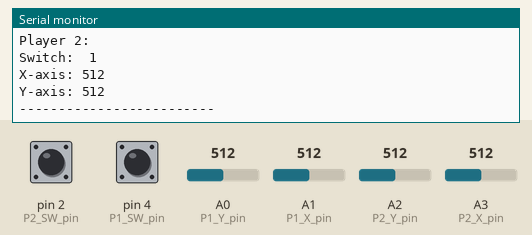
A sketch run on a simulated Arduino Uno, built with avr-gcc and run on an emulated ATmega328P. On the bench: the last lines printed to the serial monitor. The test bench sets the inputs (shaded band); at power-on: A0 (P1_Y_pin) = 512, A1 (P1_X_pin) = 512, A2 (P2_Y_pin) = 512, A3 (P2_X_pin) = 512, pin 2 (P2_SW_pin) HIGH, pin 4 (P1_SW_pin) HIGH.

Above: at 1.3 s.
1.4 s: A0 (P1_Y_pin) set to 716
2.9 s: A1 (P1_X_pin) set to 716
4.4 s: A2 (P2_Y_pin) set to 306
At 4.89 s:
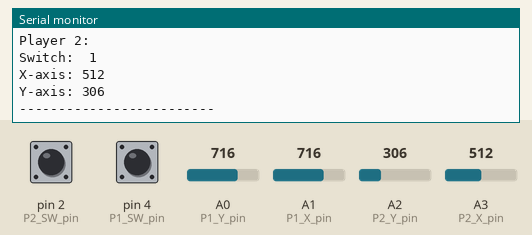
5.9 s: A3 (P2_X_pin) set to 306
At 6.57 s:
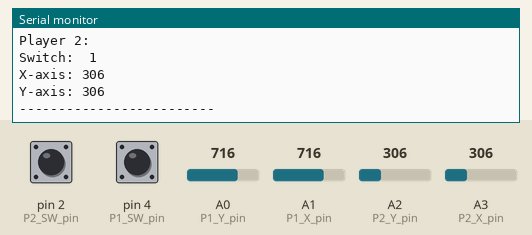
7.4 s: pin 2 (P2_SW_pin) pulled LOW for 0.7 s
9.6 s: A0 (P1_Y_pin) set to 992
Timing chart, 0 to 12.1 s (numbered marks = the images above; inputs shaded):
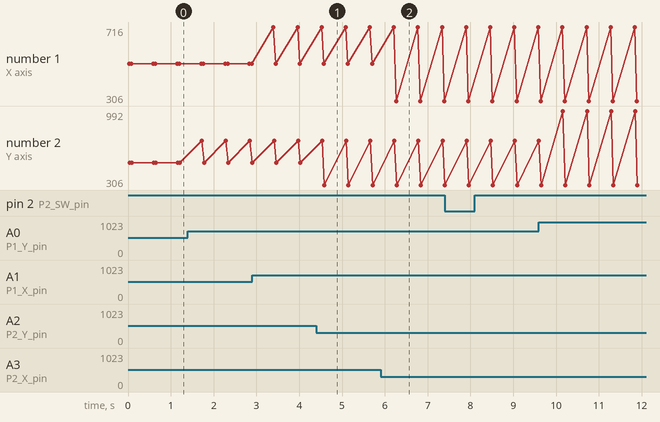

Measured:
- after the input at 4.4 s, the serial monitor: prints a new line after 0.19 s (image 1)
- after the input at 5.9 s, the serial monitor: prints a new line after 0.36 s (image 2)
- plotted number 2: 512 → 716 after the input at 1.4 s, 512 → 306 after the input at 4.4 s

The sketch:

twojoysticks.ino
```cpp
//www.elegoo.com
//2016.06.13

// Arduino pin numbers
const int P1_SW_pin = 4; // digital pin connected to switch output
const int P1_X_pin = A1; // analog pin connected to X output
const int P1_Y_pin = A0; // analog pin connected to Y output

const int P2_SW_pin = 2; // digital pin connected to switch output
const int P2_X_pin = A3; // analog pin connected to X output
const int P2_Y_pin = A2; // analog pin connected to Y output

void setup() {
  pinMode(P1_SW_pin, INPUT);
  digitalWrite(P1_SW_pin, HIGH);
  pinMode(P2_SW_pin, INPUT);
  digitalWrite(P2_SW_pin, HIGH);
  Serial.begin(9600);
}

void loop() {
  Serial.print("Player 1:  ");
  Serial.print("\n");
  Serial.print("Switch:  ");
  Serial.print(digitalRead(P1_SW_pin));
  Serial.print("\n");
  Serial.print("X-axis: ");
  Serial.print(analogRead(P1_X_pin));
  Serial.print("\n");
  Serial.print("Y-axis: ");
  Serial.println(analogRead(P1_Y_pin));
  Serial.print("\n");
  Serial.print("\n");
  Serial.print("Player 2:  ");
  Serial.print("\n");
  Serial.print("Switch:  ");
  Serial.print(digitalRead(P2_SW_pin));
  Serial.print("\n");
  Serial.print("X-axis: ");
  Serial.print(analogRead(P2_X_pin));
  Serial.print("\n");
  Serial.print("Y-axis: ");
  Serial.println(analogRead(P2_Y_pin));
  Serial.print("\n");
  Serial.print("-------------------------");
  Serial.print("\n");
  delay(500);
}
```
